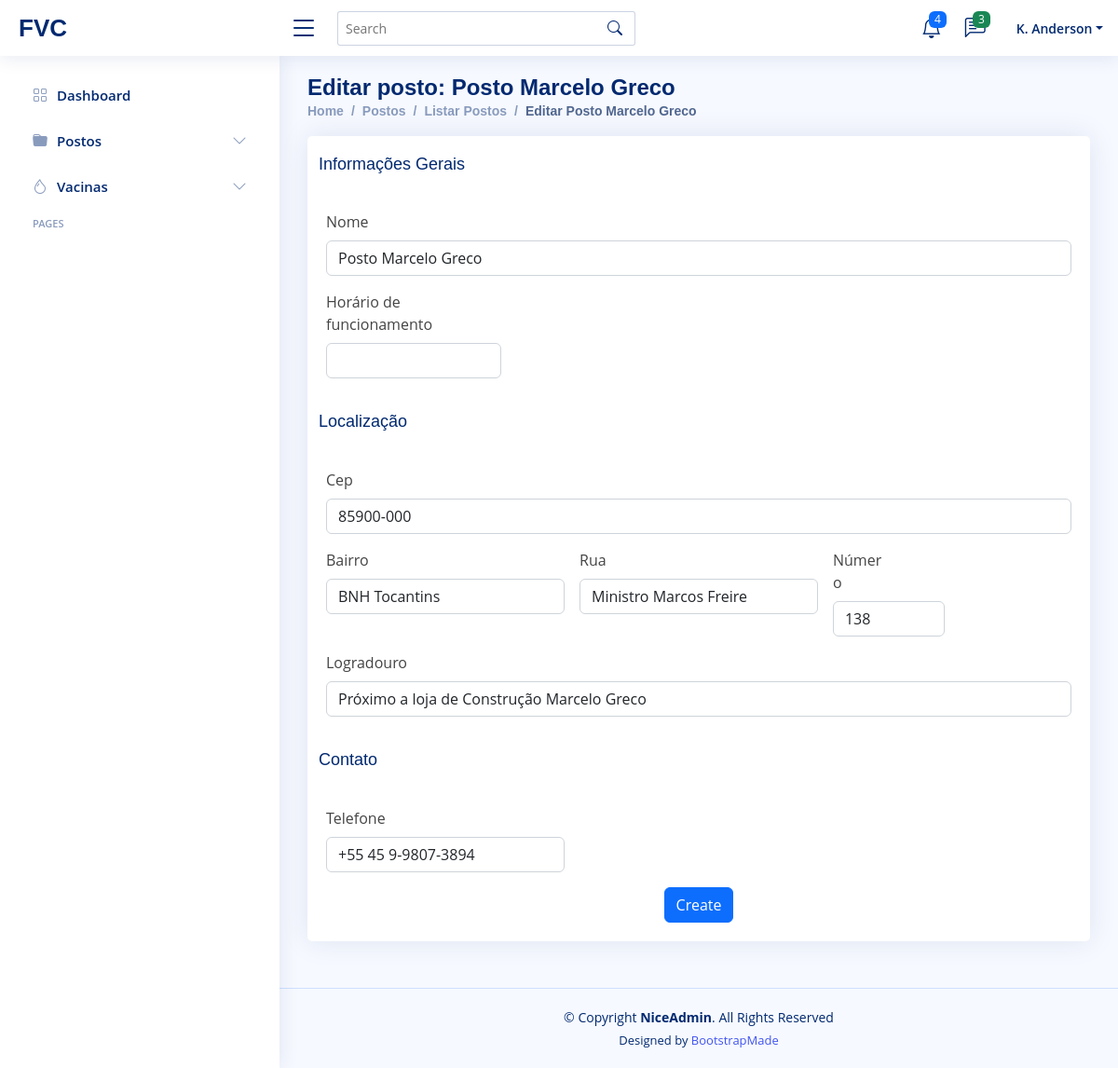
Page /posupdate/1 on the committed database.
### core/models.py (models this page shows, shortened)
class postos(models.Model):
    pos_nome = models.CharField(max_length = 120)
    pos_cep = models.CharField(max_length = 45)
    pos_rua = models.CharField(max_length = 45)
    pos_bairro = models.CharField(max_length = 45)
    pos_numero = models.IntegerField()
    pos_logradouro = models.CharField(max_length = 45)
    pos_telefone = models.CharField(max_length = 45)
    class Meta:
        verbose_name_plural = "Postos"

### core/views.py (the view)
# urls.py: path('posupdate/<int:id_posto>', pos_update, name= "update_postos"),
def pos_update(request, id_posto):
    posto = postos.objects.get(pk = id_posto)
    form = postosForm(request.POST or None, instance = posto)
    if form.is_valid():
        form.save()
        return redirect("lista_postos")
    pacote = {"form_postos": form , "postoChave": posto}
    return render(request, "pos-update.html", pacote)

### core/form.py
class postosForm(ModelForm):
    class Meta:
        model = postos
        fields = ["pos_nome", "pos_cep","pos_rua","pos_bairro","pos_numero","pos_logradouro","pos_telefone"]

### core/templates/pos-update.html (shortened to what this page needs)
{%extends 'layouts/pages-blank.html'%}
{%block page-name%}Editar posto: {{postoChave.pos_nome}}{%endblock page-name%}
{%block directory%}
<li class="breadcrumb-item"><a href="index.html">Home</a></li>
<li class="breadcrumb-item">Postos</li>
<li class="breadcrumb-item"><a href="{%url 'lista_postos'%}">Listar Postos</a></li>
<li class="breadcrumb-item active">Editar {{postoChave.pos_nome}}</li>
{%endblock directory%}
{%block main-content%}
<div class="card">
    <div class="card-body">
      <form class="row g-3" method="POST" id="create_form">
        <h5 class="card-title">Informações Gerais</h5>
        <div class="col-12">
          <label for="inputNanme4" class="form-label">Nome</label>
          {{form_postos.pos_nome}}
        </div>
        <div class="col-3">
            <label for="inputNanme4" class="form-label">Horário de funcionamento</label>
            <input type="text" class="form-control" id="inputNanme4">
        </div>
        <h5 class="card-title">Localização</h5>
        <div class="col-12">
            <label for="id_pos_cep" class="form-label">Cep</label>
            {{form_postos.pos_cep}}
        </div>
        <div class="col-4">
            <label for="id_pos_bairo" class="form-label">Bairro</label>
            {{form_postos.pos_bairro}}
        </div>
        <div class="col-4">
            <label for="id_pos_rua" class="form-label">Rua</label>
            {{form_postos.pos_rua}}
        </div>
        <div class="col-2">
          <label for="id_pos_numero" class="col-sm-6 form-label">Número</label>
          {{form_postos.pos_numero}}
        </div>
        <div class="col-12">
            <label for="id_pos_logradouro" class="form-label">Logradouro</label>
            {{form_postos.pos_logradouro}}
        </div>
        <h5 class="card-title">Contato</h5>
        <div class="col-4">
            <label for="id_pos_telefone" class="form-label">Telefone</label>
            {{form_postos.pos_telefone}}
        </div>
        <div class="text-center">
          <button type="submit" class="btn btn-primary">Create</button>
        </div>
      </form>
    </div>
  </div>
{%endblock main-content%}

### core/static/assets/css/style.css (style rules this page uses)
:root { scroll-behavior: smooth; }
body { font-family: "Open Sans", sans-serif; background: #f6f9ff; color: #444444; }
a { color: #4154f1; text-decoration: none; }
h1, h2, h3, h4, h5, h6 { font-family: "Nunito", sans-serif; }
.card { margin-bottom: 30px; border: none; border-radius: 5px; box-shadow: 0px 0 30px rgba(1, 41, 112, 0.1); }
.card-title { padding: 20px 0 15px 0; font-size: 18px; font-weight: 500; color: #012970; font-family: "Poppins", sans-serif; }
.card-body { padding: 0 20px 20px 20px; }
.breadcrumb a { color: #899bbd; transition: 0.3s; }
.breadcrumb .breadcrumb-item::before { color: #899bbd; }
.breadcrumb .active { color: #51678f; font-weight: 600; }

### rows in the picture
postos: pos_nome "Posto Marcelo Greco", pos_cep "85900-000", pos_bairro "BNH Tocantins", pos_rua "Ministro Marcos Freire", pos_numero "138", pos_logradouro "Próximo a loja de Construção Marcelo Greco", pos_telefone "+55 45 9-9807-3894"
